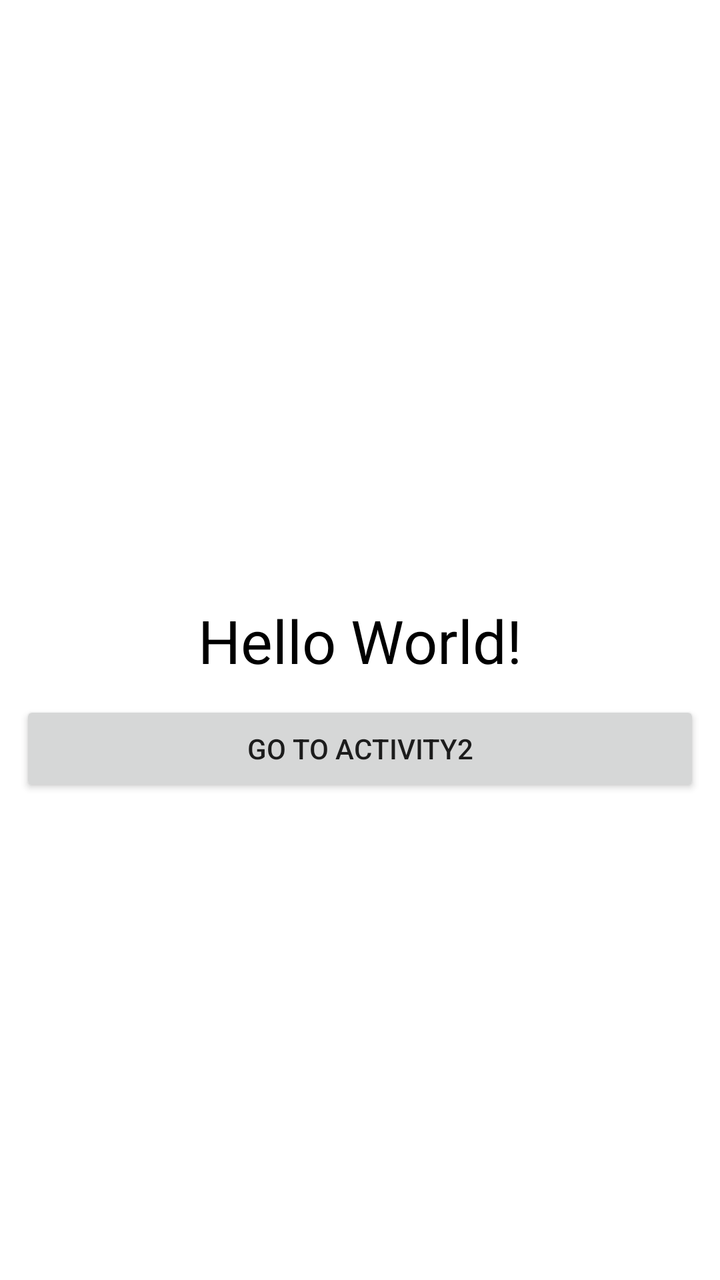
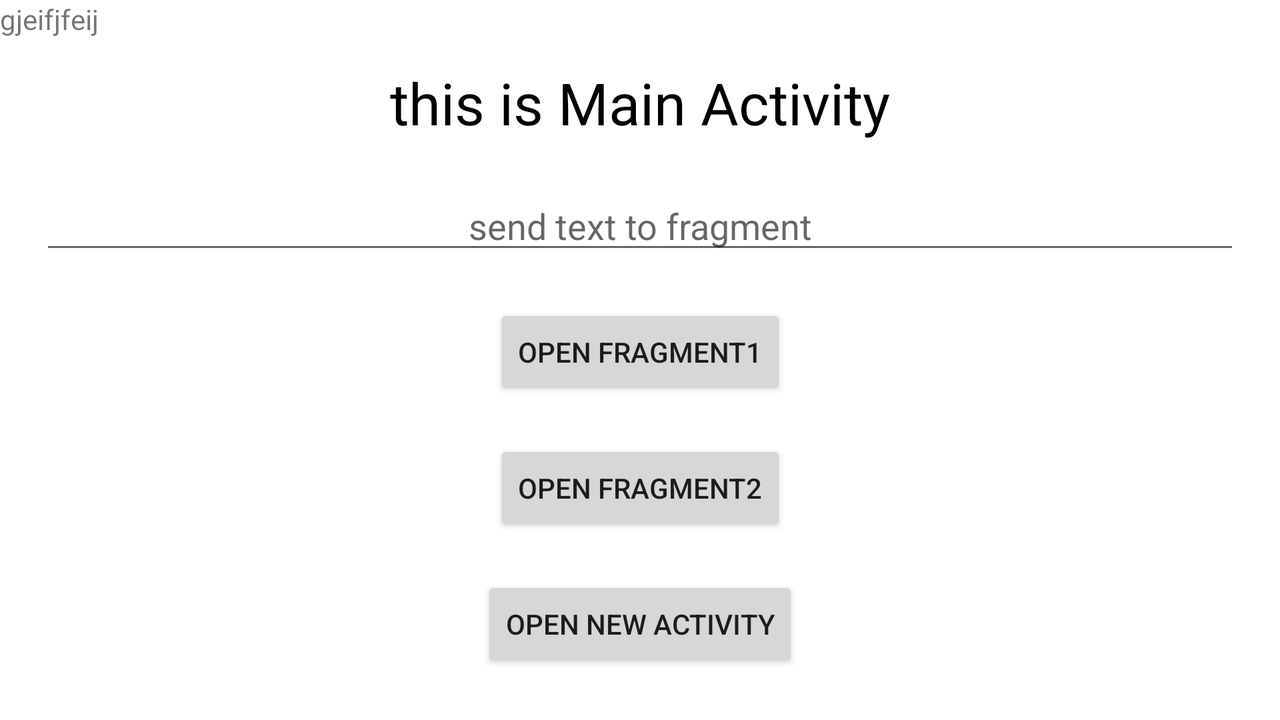

Two renders of one Android screen. The first uses the default layout on a phone; the second uses the alternative layout the repository ships for a different screen configuration, on a matching device. The two XML files are below.
<!-- AndroidManifest.xml: application theme Theme.AndrClassWorks -->
<!-- res/layout/activity_main.xml -->
<?xml version="1.0" encoding="utf-8"?>
<androidx.constraintlayout.widget.ConstraintLayout xmlns:android="http://schemas.android.com/apk/res/android"
    xmlns:app="http://schemas.android.com/apk/res-auto"
    xmlns:tools="http://schemas.android.com/tools"
    android:layout_width="match_parent"
    android:layout_height="match_parent"
    tools:context=".MainActivity">

    <androidx.appcompat.widget.AppCompatTextView
        android:id="@+id/txt1M1"
        android:layout_width="wrap_content"
        android:layout_height="wrap_content"
        android:textSize="30sp"
        android:text="Hello World!"
        android:textColor="@color/black"
        app:layout_constraintBottom_toBottomOf="parent"
        app:layout_constraintLeft_toLeftOf="parent"
        app:layout_constraintRight_toRightOf="parent"
        app:layout_constraintTop_toTopOf="parent" />
    <androidx.appcompat.widget.AppCompatButton
        android:id="@+id/btn1M1"
        android:layout_margin="10dp"
        android:text="go to Activity2"
        app:layout_constraintTop_toBottomOf="@id/txt1M1"
        android:layout_width="match_parent"
        android:layout_height="wrap_content"
        />

</androidx.constraintlayout.widget.ConstraintLayout>
<!-- resources referenced by this layout -->
<resources>
  <color name="black">#FF000000</color>
  <style name="Theme.AndrClassWorks" parent="Theme.MaterialComponents.DayNight.DarkActionBar">
          
          <item name="colorPrimary">@color/purple_500</item>
          <item name="colorPrimaryVariant">@color/purple_700</item>
          <item name="colorOnPrimary">@color/white</item>
          
          <item name="colorSecondary">@color/teal_200</item>
          <item name="colorSecondaryVariant">@color/teal_700</item>
          <item name="colorOnSecondary">@color/black</item>
          
          <item name="android:statusBarColor" tools:targetApi="l">?attr/colorPrimaryVariant</item>
          
      </style>
  <color name="purple_500">#FF6200EE</color>
  <color name="purple_700">#FF3700B3</color>
  <color name="white">#FFFFFFFF</color>
  <color name="teal_200">#FF03DAC5</color>
  <color name="teal_700">#FF018786</color>
</resources>
<!-- res/layout-land/activity_main.xml (the repository's variant of the layout above) -->
<!-- drawn on the phone turned sideways -->
<?xml version="1.0" encoding="utf-8"?>
<androidx.constraintlayout.widget.ConstraintLayout xmlns:android="http://schemas.android.com/apk/res/android"
    xmlns:app="http://schemas.android.com/apk/res-auto"
    xmlns:tools="http://schemas.android.com/tools"
    android:layout_width="match_parent"
    android:layout_height="match_parent"
    android:orientation="vertical"
    tools:context=".MainActivity">

    <androidx.appcompat.widget.AppCompatTextView
        android:id="@+id/txt1M1"
        android:layout_width="wrap_content"
        android:layout_height="wrap_content"
        android:text="this is Main Activity"
        android:textColor="@color/black"
        android:textSize="29sp"
        app:layout_constraintVertical_bias="0.1"
        app:layout_constraintBottom_toBottomOf="parent"
        app:layout_constraintEnd_toEndOf="parent"
        app:layout_constraintStart_toStartOf="parent"
        app:layout_constraintTop_toTopOf="parent" />

    <androidx.appcompat.widget.AppCompatEditText
        android:id="@+id/editM1"
        android:layout_width="match_parent"
        android:layout_height="wrap_content"
        android:layout_margin="20dp"
        android:hint="send text to fragment"
        android:gravity="center"
        app:layout_constraintTop_toBottomOf="@id/txt1M1" />

    <androidx.appcompat.widget.AppCompatButton
        android:id="@+id/btn1M1"
        android:layout_width="wrap_content"
        android:layout_height="wrap_content"
        android:layout_margin="20dp"
        android:text="open fragment1"
        app:layout_constraintEnd_toEndOf="parent"
        app:layout_constraintStart_toStartOf="parent"
        app:layout_constraintTop_toBottomOf="@id/editM1" />
    <androidx.appcompat.widget.AppCompatTextView
        android:text="gjeifjfeij"
        android:layout_width="wrap_content"
        android:layout_height="wrap_content"
        />

    <androidx.appcompat.widget.AppCompatButton
        android:id="@+id/btn2M1"
        android:layout_width="wrap_content"
        android:layout_height="wrap_content"
        android:layout_margin="20dp"
        android:text="open fragment2"
        app:layout_constraintEnd_toEndOf="parent"
        app:layout_constraintStart_toStartOf="parent"
        app:layout_constraintTop_toBottomOf="@id/btn1M1" />
    <androidx.appcompat.widget.AppCompatButton
        android:id="@+id/btn3M1"
        android:layout_width="wrap_content"
        android:layout_height="wrap_content"
        android:layout_margin="20dp"
        android:text="open new Activity"
        app:layout_constraintEnd_toEndOf="parent"
        app:layout_constraintStart_toStartOf="parent"
        app:layout_constraintTop_toBottomOf="@id/btn2M1" />

    <androidx.fragment.app.FragmentContainerView
        android:id="@+id/containerM1"
        app:layout_constraintTop_toBottomOf="@id/btn3M1"
        app:layout_constraintBottom_toBottomOf="parent"
        android:layout_width="match_parent"
        android:layout_height="0dp"
        />


</androidx.constraintlayout.widget.ConstraintLayout>
